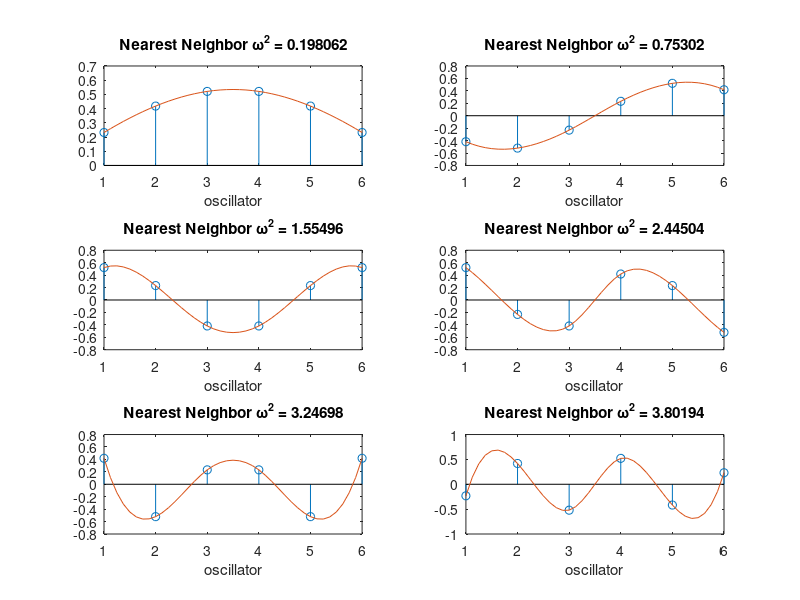

This figure's MATLAB source:
a = [2 -1 0 0 0 0; -1 2 -1 0 0 0; 0 -1 2 -1 0 0; 0 0 -1 2 -1 0; 0 0 0 -1 2 -1; 0 0 0 0 -1 2];
[v, d] = eig(a);
figure;
for i = 1:6
    subplot(3,2,i)
    stem(v(:,i))
    v2 = interp1(1:6,v(:,i),1:.125:6,'spline');
    hold on
    plot(1:.125:6,v2)
    title(sprintf('Nearest Neighbor \\omega^2 = %g', d(i,i)))
    xlabel('oscillator')
end